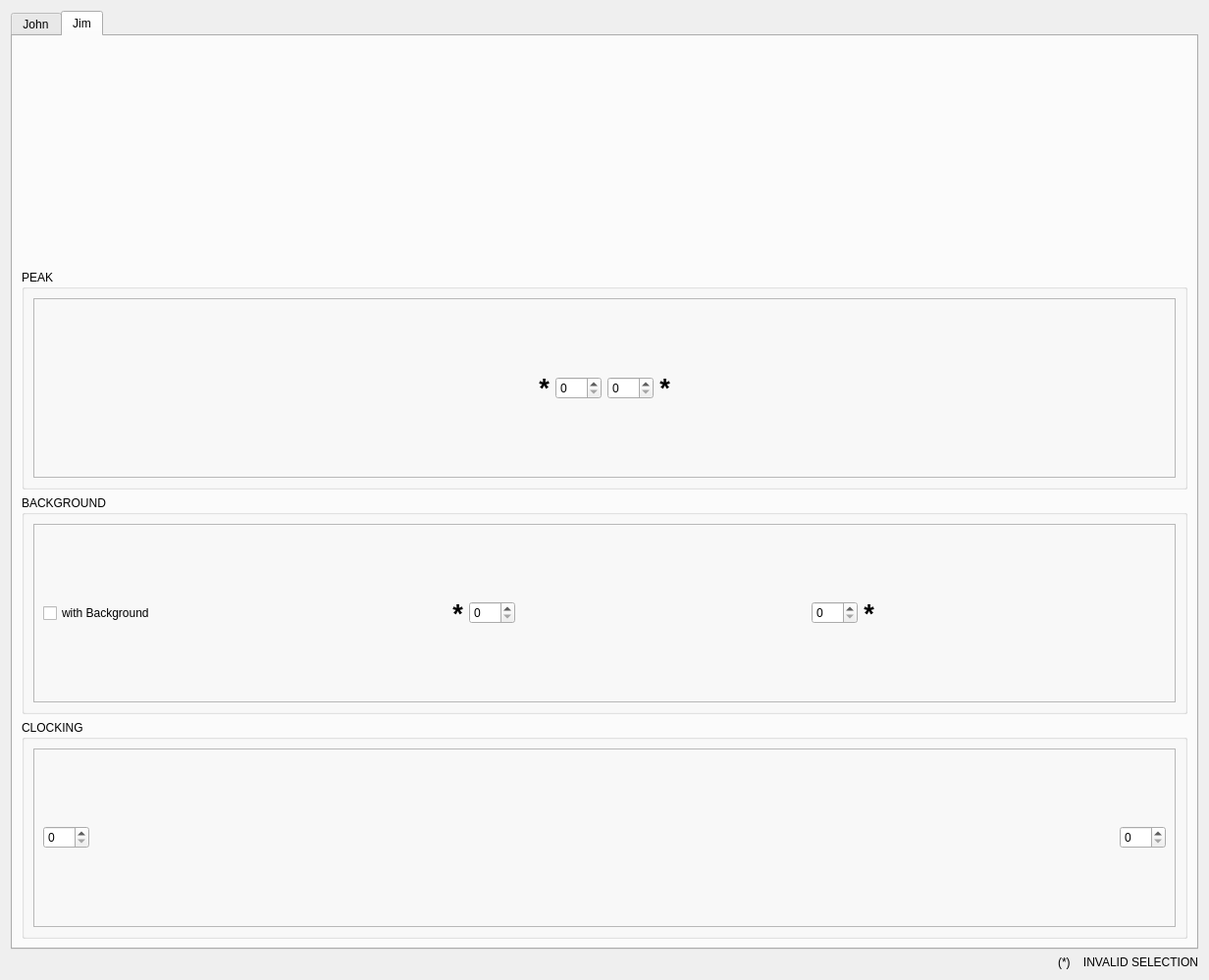
<?xml version="1.0" encoding="UTF-8"?>
<ui version="4.0">
 <class>Dialog</class>
 <widget class="QDialog" name="Dialog">
  <property name="geometry">
   <rect>
    <x>0</x>
    <y>0</y>
    <width>1232</width>
    <height>999</height>
   </rect>
  </property>
  <property name="windowTitle">
   <string>Selection Tool</string>
  </property>
  <layout class="QVBoxLayout" name="verticalLayout_3">
   <item>
    <widget class="QTabWidget" name="tabWidget">
     <property name="currentIndex">
      <number>1</number>
     </property>
     <widget class="QWidget" name="tab">
      <attribute name="title">
       <string>John</string>
      </attribute>
      <layout class="QHBoxLayout" name="horizontalLayout">
       <item>
        <widget class="MPLWidgetXLog" name="plot_pixel_vs_counts" native="true"/>
       </item>
       <item>
        <widget class="QGroupBox" name="groupBox_4">
         <property name="sizePolicy">
          <sizepolicy hsizetype="Fixed" vsizetype="Preferred">
           <horstretch>0</horstretch>
           <verstretch>0</verstretch>
          </sizepolicy>
         </property>
         <property name="title">
          <string>PEAK</string>
         </property>
         <layout class="QVBoxLayout" name="verticalLayout_11">
          <item>
           <widget class="QFrame" name="frame">
            <property name="frameShape">
             <enum>QFrame::StyledPanel</enum>
            </property>
            <property name="frameShadow">
             <enum>QFrame::Raised</enum>
            </property>
            <layout class="QVBoxLayout" name="verticalLayout_12">
             <item>
              <layout class="QHBoxLayout" name="horizontalLayout_15">
               <item>
                <layout class="QVBoxLayout" name="verticalLayout_13">
                 <item>
                  <spacer name="verticalSpacer_2">
                   <property name="orientation">
                    <enum>Qt::Vertical</enum>
                   </property>
                   <property name="sizeHint" stdset="0">
                    <size>
                     <width>20</width>
                     <height>40</height>
                    </size>
                   </property>
                  </spacer>
                 </item>
                 <item>
                  <widget class="QLabel" name="john_peak2_label">
                   <property name="font">
                    <font>
                     <pointsize>20</pointsize>
                     <weight>75</weight>
                     <bold>true</bold>
                    </font>
                   </property>
                   <property name="accessibleDescription">
                    <string/>
                   </property>
                   <property name="text">
                    <string>*</string>
                   </property>
                   <property name="alignment">
                    <set>Qt::AlignBottom|Qt::AlignHCenter</set>
                   </property>
                  </widget>
                 </item>
                 <item>
                  <widget class="QSpinBox" name="john_peak2">
                   <property name="maximum">
                    <number>303</number>
                   </property>
                  </widget>
                 </item>
                </layout>
               </item>
              </layout>
             </item>
             <item>
              <layout class="QHBoxLayout" name="horizontalLayout_16">
               <item>
                <layout class="QVBoxLayout" name="verticalLayout_14">
                 <item>
                  <widget class="QSpinBox" name="john_peak1">
                   <property name="maximum">
                    <number>303</number>
                   </property>
                  </widget>
                 </item>
                 <item>
                  <widget class="QLabel" name="john_peak1_label">
                   <property name="font">
                    <font>
                     <pointsize>20</pointsize>
                     <weight>75</weight>
                     <bold>true</bold>
                    </font>
                   </property>
                   <property name="accessibleDescription">
                    <string/>
                   </property>
                   <property name="text">
                    <string>*</string>
                   </property>
                   <property name="alignment">
                    <set>Qt::AlignBottom|Qt::AlignHCenter</set>
                   </property>
                  </widget>
                 </item>
                 <item>
                  <spacer name="verticalSpacer_7">
                   <property name="orientation">
                    <enum>Qt::Vertical</enum>
                   </property>
                   <property name="sizeHint" stdset="0">
                    <size>
                     <width>20</width>
                     <height>40</height>
                    </size>
                   </property>
                  </spacer>
                 </item>
                </layout>
               </item>
              </layout>
             </item>
            </layout>
           </widget>
          </item>
         </layout>
        </widget>
       </item>
       <item>
        <widget class="QGroupBox" name="groupBox_3">
         <property name="sizePolicy">
          <sizepolicy hsizetype="Fixed" vsizetype="Preferred">
           <horstretch>0</horstretch>
           <verstretch>0</verstretch>
          </sizepolicy>
         </property>
         <property name="title">
          <string>BACKGROUND</string>
         </property>
         <layout class="QVBoxLayout" name="verticalLayout_8">
          <item>
           <widget class="QFrame" name="frame_2">
            <property name="frameShape">
             <enum>QFrame::StyledPanel</enum>
            </property>
            <property name="frameShadow">
             <enum>QFrame::Raised</enum>
            </property>
            <layout class="QVBoxLayout" name="verticalLayout_7">
             <item>
              <layout class="QHBoxLayout" name="horizontalLayout_13">
               <item>
                <layout class="QVBoxLayout" name="verticalLayout_9">
                 <item>
                  <widget class="QCheckBox" name="john_back_flag">
                   <property name="text">
                    <string>with Back.</string>
                   </property>
                  </widget>
                 </item>
                 <item>
                  <spacer name="verticalSpacer_3">
                   <property name="orientation">
                    <enum>Qt::Vertical</enum>
                   </property>
                   <property name="sizeHint" stdset="0">
                    <size>
                     <width>20</width>
                     <height>40</height>
                    </size>
                   </property>
                  </spacer>
                 </item>
                 <item>
                  <widget class="QLabel" name="john_back2_label">
                   <property name="font">
                    <font>
                     <pointsize>20</pointsize>
                     <weight>75</weight>
                     <bold>true</bold>
                    </font>
                   </property>
                   <property name="accessibleDescription">
                    <string/>
                   </property>
                   <property name="text">
                    <string>*</string>
                   </property>
                   <property name="alignment">
                    <set>Qt::AlignBottom|Qt::AlignHCenter</set>
                   </property>
                  </widget>
                 </item>
                 <item>
                  <widget class="QSpinBox" name="john_back2">
                   <property name="maximum">
                    <number>303</number>
                   </property>
                  </widget>
                 </item>
                 <item>
                  <spacer name="verticalSpacer_4">
                   <property name="orientation">
                    <enum>Qt::Vertical</enum>
                   </property>
                   <property name="sizeHint" stdset="0">
                    <size>
                     <width>20</width>
                     <height>40</height>
                    </size>
                   </property>
                  </spacer>
                 </item>
                </layout>
               </item>
              </layout>
             </item>
             <item>
              <layout class="QHBoxLayout" name="horizontalLayout_14">
               <item>
                <layout class="QVBoxLayout" name="verticalLayout_10">
                 <item>
                  <spacer name="verticalSpacer_5">
                   <property name="orientation">
                    <enum>Qt::Vertical</enum>
                   </property>
                   <property name="sizeHint" stdset="0">
                    <size>
                     <width>20</width>
                     <height>40</height>
                    </size>
                   </property>
                  </spacer>
                 </item>
                 <item>
                  <widget class="QSpinBox" name="john_back1">
                   <property name="maximum">
                    <number>303</number>
                   </property>
                  </widget>
                 </item>
                 <item>
                  <widget class="QLabel" name="john_back1_label">
                   <property name="font">
                    <font>
                     <pointsize>20</pointsize>
                     <weight>75</weight>
                     <bold>true</bold>
                    </font>
                   </property>
                   <property name="accessibleDescription">
                    <string/>
                   </property>
                   <property name="text">
                    <string>*</string>
                   </property>
                   <property name="alignment">
                    <set>Qt::AlignBottom|Qt::AlignHCenter</set>
                   </property>
                  </widget>
                 </item>
                 <item>
                  <spacer name="verticalSpacer_6">
                   <property name="orientation">
                    <enum>Qt::Vertical</enum>
                   </property>
                   <property name="sizeHint" stdset="0">
                    <size>
                     <width>20</width>
                     <height>40</height>
                    </size>
                   </property>
                  </spacer>
                 </item>
                </layout>
               </item>
              </layout>
             </item>
            </layout>
           </widget>
          </item>
         </layout>
        </widget>
       </item>
       <item>
        <widget class="QGroupBox" name="john_clocking_box">
         <property name="sizePolicy">
          <sizepolicy hsizetype="Fixed" vsizetype="Preferred">
           <horstretch>0</horstretch>
           <verstretch>0</verstretch>
          </sizepolicy>
         </property>
         <property name="title">
          <string>CLOCKING</string>
         </property>
         <layout class="QVBoxLayout" name="verticalLayout_15">
          <item>
           <widget class="QFrame" name="frame_6">
            <property name="frameShape">
             <enum>QFrame::StyledPanel</enum>
            </property>
            <property name="frameShadow">
             <enum>QFrame::Raised</enum>
            </property>
            <layout class="QVBoxLayout" name="verticalLayout_16">
             <item>
              <layout class="QHBoxLayout" name="horizontalLayout_17">
               <item>
                <layout class="QVBoxLayout" name="verticalLayout_17">
                 <item>
                  <widget class="QSpinBox" name="john_clock2">
                   <property name="maximum">
                    <number>303</number>
                   </property>
                  </widget>
                 </item>
                </layout>
               </item>
              </layout>
             </item>
             <item>
              <layout class="QHBoxLayout" name="horizontalLayout_18">
               <item>
                <layout class="QVBoxLayout" name="verticalLayout_18">
                 <item>
                  <spacer name="verticalSpacer_8">
                   <property name="orientation">
                    <enum>Qt::Vertical</enum>
                   </property>
                   <property name="sizeHint" stdset="0">
                    <size>
                     <width>20</width>
                     <height>40</height>
                    </size>
                   </property>
                  </spacer>
                 </item>
                 <item>
                  <widget class="QSpinBox" name="john_clock1">
                   <property name="maximum">
                    <number>303</number>
                   </property>
                  </widget>
                 </item>
                </layout>
               </item>
              </layout>
             </item>
            </layout>
           </widget>
          </item>
         </layout>
        </widget>
       </item>
      </layout>
     </widget>
     <widget class="QWidget" name="tab_2">
      <attribute name="title">
       <string>Jim</string>
      </attribute>
      <layout class="QVBoxLayout" name="verticalLayout">
       <item>
        <widget class="MPLWidget" name="plot_counts_vs_pixel" native="true"/>
       </item>
       <item>
        <widget class="QGroupBox" name="groupBox">
         <property name="title">
          <string>PEAK</string>
         </property>
         <layout class="QHBoxLayout" name="horizontalLayout_3">
          <item>
           <widget class="QFrame" name="frame_3">
            <property name="frameShape">
             <enum>QFrame::StyledPanel</enum>
            </property>
            <property name="frameShadow">
             <enum>QFrame::Raised</enum>
            </property>
            <layout class="QHBoxLayout" name="horizontalLayout_9">
             <item>
              <layout class="QVBoxLayout" name="verticalLayout_2">
               <item>
                <layout class="QHBoxLayout" name="horizontalLayout_4">
                 <item>
                  <spacer name="horizontalSpacer_2">
                   <property name="orientation">
                    <enum>Qt::Horizontal</enum>
                   </property>
                   <property name="sizeHint" stdset="0">
                    <size>
                     <width>40</width>
                     <height>20</height>
                    </size>
                   </property>
                  </spacer>
                 </item>
                 <item>
                  <widget class="QLabel" name="jim_peak1_label">
                   <property name="font">
                    <font>
                     <pointsize>20</pointsize>
                     <weight>75</weight>
                     <bold>true</bold>
                    </font>
                   </property>
                   <property name="accessibleDescription">
                    <string/>
                   </property>
                   <property name="inputMethodHints">
                    <set>Qt::ImhNone</set>
                   </property>
                   <property name="text">
                    <string>*</string>
                   </property>
                   <property name="alignment">
                    <set>Qt::AlignCenter</set>
                   </property>
                  </widget>
                 </item>
                 <item>
                  <widget class="QSpinBox" name="jim_peak1">
                   <property name="maximum">
                    <number>303</number>
                   </property>
                  </widget>
                 </item>
                 <item>
                  <widget class="QSpinBox" name="jim_peak2">
                   <property name="maximum">
                    <number>303</number>
                   </property>
                  </widget>
                 </item>
                 <item>
                  <widget class="QLabel" name="jim_peak2_label">
                   <property name="font">
                    <font>
                     <pointsize>20</pointsize>
                     <weight>75</weight>
                     <bold>true</bold>
                    </font>
                   </property>
                   <property name="accessibleDescription">
                    <string/>
                   </property>
                   <property name="text">
                    <string>*</string>
                   </property>
                   <property name="alignment">
                    <set>Qt::AlignCenter</set>
                   </property>
                  </widget>
                 </item>
                 <item>
                  <spacer name="horizontalSpacer">
                   <property name="orientation">
                    <enum>Qt::Horizontal</enum>
                   </property>
                   <property name="sizeHint" stdset="0">
                    <size>
                     <width>40</width>
                     <height>20</height>
                    </size>
                   </property>
                  </spacer>
                 </item>
                </layout>
               </item>
              </layout>
             </item>
            </layout>
           </widget>
          </item>
         </layout>
        </widget>
       </item>
       <item>
        <widget class="QGroupBox" name="groupBox_2">
         <property name="title">
          <string>BACKGROUND</string>
         </property>
         <layout class="QHBoxLayout" name="horizontalLayout_6">
          <item>
           <widget class="QFrame" name="frame_4">
            <property name="frameShape">
             <enum>QFrame::StyledPanel</enum>
            </property>
            <property name="frameShadow">
             <enum>QFrame::Raised</enum>
            </property>
            <layout class="QHBoxLayout" name="horizontalLayout_5">
             <item>
              <widget class="QCheckBox" name="jim_back_flag">
               <property name="text">
                <string>with Background</string>
               </property>
              </widget>
             </item>
             <item>
              <spacer name="horizontalSpacer_3">
               <property name="orientation">
                <enum>Qt::Horizontal</enum>
               </property>
               <property name="sizeHint" stdset="0">
                <size>
                 <width>200</width>
                 <height>20</height>
                </size>
               </property>
              </spacer>
             </item>
             <item>
              <widget class="QLabel" name="jim_back1_label">
               <property name="font">
                <font>
                 <pointsize>20</pointsize>
                 <weight>75</weight>
                 <bold>true</bold>
                </font>
               </property>
               <property name="accessibleDescription">
                <string/>
               </property>
               <property name="text">
                <string>*</string>
               </property>
               <property name="alignment">
                <set>Qt::AlignCenter</set>
               </property>
              </widget>
             </item>
             <item>
              <widget class="QSpinBox" name="jim_back1">
               <property name="maximum">
                <number>303</number>
               </property>
              </widget>
             </item>
             <item>
              <spacer name="horizontalSpacer_4">
               <property name="orientation">
                <enum>Qt::Horizontal</enum>
               </property>
               <property name="sizeHint" stdset="0">
                <size>
                 <width>40</width>
                 <height>20</height>
                </size>
               </property>
              </spacer>
             </item>
             <item>
              <widget class="QSpinBox" name="jim_back2">
               <property name="maximum">
                <number>303</number>
               </property>
              </widget>
             </item>
             <item>
              <widget class="QLabel" name="jim_back2_label">
               <property name="font">
                <font>
                 <pointsize>20</pointsize>
                 <weight>75</weight>
                 <bold>true</bold>
                </font>
               </property>
               <property name="accessibleDescription">
                <string/>
               </property>
               <property name="text">
                <string>*</string>
               </property>
               <property name="alignment">
                <set>Qt::AlignCenter</set>
               </property>
              </widget>
             </item>
             <item>
              <spacer name="horizontalSpacer_5">
               <property name="orientation">
                <enum>Qt::Horizontal</enum>
               </property>
               <property name="sizeHint" stdset="0">
                <size>
                 <width>40</width>
                 <height>20</height>
                </size>
               </property>
              </spacer>
             </item>
            </layout>
           </widget>
          </item>
         </layout>
        </widget>
       </item>
       <item>
        <widget class="QGroupBox" name="jim_clocking_box">
         <property name="title">
          <string>CLOCKING</string>
         </property>
         <layout class="QHBoxLayout" name="horizontalLayout_7">
          <item>
           <widget class="QFrame" name="frame_5">
            <property name="frameShape">
             <enum>QFrame::StyledPanel</enum>
            </property>
            <property name="frameShadow">
             <enum>QFrame::Raised</enum>
            </property>
            <layout class="QHBoxLayout" name="horizontalLayout_10">
             <item>
              <layout class="QVBoxLayout" name="verticalLayout_4">
               <item>
                <layout class="QHBoxLayout" name="horizontalLayout_8">
                 <item>
                  <widget class="QSpinBox" name="jim_clock1">
                   <property name="maximum">
                    <number>303</number>
                   </property>
                  </widget>
                 </item>
                 <item>
                  <spacer name="horizontalSpacer_6">
                   <property name="orientation">
                    <enum>Qt::Horizontal</enum>
                   </property>
                   <property name="sizeHint" stdset="0">
                    <size>
                     <width>40</width>
                     <height>20</height>
                    </size>
                   </property>
                  </spacer>
                 </item>
                 <item>
                  <widget class="QSpinBox" name="jim_clock2">
                   <property name="maximum">
                    <number>303</number>
                   </property>
                  </widget>
                 </item>
                </layout>
               </item>
              </layout>
             </item>
            </layout>
           </widget>
          </item>
         </layout>
        </widget>
       </item>
      </layout>
     </widget>
    </widget>
   </item>
   <item>
    <widget class="QLabel" name="invalid_selection_label">
     <property name="text">
      <string>(*)    INVALID SELECTION</string>
     </property>
     <property name="alignment">
      <set>Qt::AlignRight|Qt::AlignTrailing|Qt::AlignVCenter</set>
     </property>
    </widget>
   </item>
  </layout>
 </widget>
 <customwidgets>
  <customwidget>
   <class>MPLWidgetXLog</class>
   <extends>QWidget</extends>
   <header location="global">.mplwidgetxlog.h</header>
   <container>1</container>
  </customwidget>
  <customwidget>
   <class>MPLWidget</class>
   <extends>QWidget</extends>
   <header location="global">.mplwidget.h</header>
   <container>1</container>
  </customwidget>
 </customwidgets>
 <resources>
  <include location="../icons/icons.qrc"/>
 </resources>
 <connections>
  <connection>
   <sender>jim_peak1</sender>
   <signal>editingFinished()</signal>
   <receiver>Dialog</receiver>
   <slot>jim_peak1_spinbox_signal()</slot>
   <hints>
    <hint type="sourcelabel">
     <x>587</x>
     <y>509</y>
    </hint>
    <hint type="destinationlabel">
     <x>615</x>
     <y>500</y>
    </hint>
   </hints>
  </connection>
  <connection>
   <sender>john_peak1</sender>
   <signal>editingFinished()</signal>
   <receiver>Dialog</receiver>
   <slot>john_peak1_spinbox_signal()</slot>
   <hints>
    <hint type="sourcelabel">
     <x>1027</x>
     <y>540</y>
    </hint>
    <hint type="destinationlabel">
     <x>615</x>
     <y>500</y>
    </hint>
   </hints>
  </connection>
  <connection>
   <sender>jim_peak2</sender>
   <signal>editingFinished()</signal>
   <receiver>Dialog</receiver>
   <slot>jim_peak2_spinbox_signal()</slot>
   <hints>
    <hint type="sourcelabel">
     <x>652</x>
     <y>509</y>
    </hint>
    <hint type="destinationlabel">
     <x>615</x>
     <y>500</y>
    </hint>
   </hints>
  </connection>
  <connection>
   <sender>john_peak2</sender>
   <signal>editingFinished()</signal>
   <receiver>Dialog</receiver>
   <slot>john_peak2_spinbox_signal()</slot>
   <hints>
    <hint type="sourcelabel">
     <x>1027</x>
     <y>503</y>
    </hint>
    <hint type="destinationlabel">
     <x>615</x>
     <y>500</y>
    </hint>
   </hints>
  </connection>
  <connection>
   <sender>jim_back1</sender>
   <signal>editingFinished()</signal>
   <receiver>Dialog</receiver>
   <slot>jim_back1_spinbox_signal()</slot>
   <hints>
    <hint type="sourcelabel">
     <x>327</x>
     <y>821</y>
    </hint>
    <hint type="destinationlabel">
     <x>615</x>
     <y>500</y>
    </hint>
   </hints>
  </connection>
  <connection>
   <sender>john_back1</sender>
   <signal>editingFinished()</signal>
   <receiver>Dialog</receiver>
   <slot>john_back1_spinbox_signal()</slot>
   <hints>
    <hint type="sourcelabel">
     <x>1163</x>
     <y>742</y>
    </hint>
    <hint type="destinationlabel">
     <x>615</x>
     <y>500</y>
    </hint>
   </hints>
  </connection>
  <connection>
   <sender>jim_back2</sender>
   <signal>editingFinished()</signal>
   <receiver>Dialog</receiver>
   <slot>jim_back2_spinbox_signal()</slot>
   <hints>
    <hint type="sourcelabel">
     <x>913</x>
     <y>821</y>
    </hint>
    <hint type="destinationlabel">
     <x>615</x>
     <y>500</y>
    </hint>
   </hints>
  </connection>
  <connection>
   <sender>john_back2</sender>
   <signal>editingFinished()</signal>
   <receiver>Dialog</receiver>
   <slot>john_back2_spinbox_signal()</slot>
   <hints>
    <hint type="sourcelabel">
     <x>1163</x>
     <y>301</y>
    </hint>
    <hint type="destinationlabel">
     <x>615</x>
     <y>500</y>
    </hint>
   </hints>
  </connection>
  <connection>
   <sender>jim_back_flag</sender>
   <signal>clicked(bool)</signal>
   <receiver>Dialog</receiver>
   <slot>jim_back_flag_clicked()</slot>
   <hints>
    <hint type="sourcelabel">
     <x>115</x>
     <y>814</y>
    </hint>
    <hint type="destinationlabel">
     <x>615</x>
     <y>500</y>
    </hint>
   </hints>
  </connection>
  <connection>
   <sender>john_back_flag</sender>
   <signal>clicked(bool)</signal>
   <receiver>Dialog</receiver>
   <slot>john_back_flag_clicked()</slot>
   <hints>
    <hint type="sourcelabel">
     <x>1142</x>
     <y>96</y>
    </hint>
    <hint type="destinationlabel">
     <x>615</x>
     <y>500</y>
    </hint>
   </hints>
  </connection>
  <connection>
   <sender>jim_clock1</sender>
   <signal>editingFinished()</signal>
   <receiver>Dialog</receiver>
   <slot>jim_clock_spinbox_signal()</slot>
   <hints>
    <hint type="sourcelabel">
     <x>76</x>
     <y>851</y>
    </hint>
    <hint type="destinationlabel">
     <x>615</x>
     <y>499</y>
    </hint>
   </hints>
  </connection>
  <connection>
   <sender>jim_clock2</sender>
   <signal>editingFinished()</signal>
   <receiver>Dialog</receiver>
   <slot>jim_clock_spinbox_signal()</slot>
   <hints>
    <hint type="sourcelabel">
     <x>1163</x>
     <y>851</y>
    </hint>
    <hint type="destinationlabel">
     <x>615</x>
     <y>499</y>
    </hint>
   </hints>
  </connection>
  <connection>
   <sender>john_clock1</sender>
   <signal>editingFinished()</signal>
   <receiver>Dialog</receiver>
   <slot>john_clock_spinbox_signal()</slot>
   <hints>
    <hint type="sourcelabel">
     <x>1163</x>
     <y>919</y>
    </hint>
    <hint type="destinationlabel">
     <x>615</x>
     <y>499</y>
    </hint>
   </hints>
  </connection>
  <connection>
   <sender>john_clock2</sender>
   <signal>editingFinished()</signal>
   <receiver>Dialog</receiver>
   <slot>john_clock_spinbox_signal()</slot>
   <hints>
    <hint type="sourcelabel">
     <x>1163</x>
     <y>99</y>
    </hint>
    <hint type="destinationlabel">
     <x>615</x>
     <y>499</y>
    </hint>
   </hints>
  </connection>
 </connections>
 <slots>
  <slot>update_peak1_spinbox()</slot>
  <slot>update_peak2_spinbox()</slot>
  <slot>update_back1_spinbox()</slot>
  <slot>update_back2_spinbox()</slot>
  <slot>jim_peak1_spinbox_signal()</slot>
  <slot>jim_peak2_spinbox_signal()</slot>
  <slot>john_peak1_spinbox_signal()</slot>
  <slot>john_peak2_spinbox_signal()</slot>
  <slot>jim_back1_spinbox_signal()</slot>
  <slot>jim_back2_spinbox_signal()</slot>
  <slot>john_back1_spinbox_signal()</slot>
  <slot>john_back2_spinbox_signal()</slot>
  <slot>jim_back_flag_clicked()</slot>
  <slot>john_back_flag_clicked()</slot>
  <slot>jim_clock_spinbox_signal()</slot>
  <slot>john_clock_spinbox_signal()</slot>
 </slots>
</ui>
